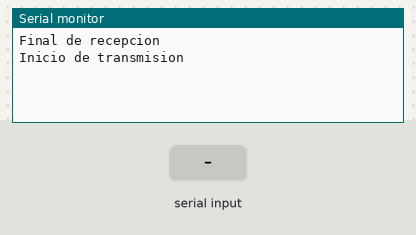
A sketch run on a simulated Arduino Mega 2560, built with avr-gcc and run on an emulated ATmega2560. On the bench: the last lines printed to the serial monitor. The inputs (shaded band) are chosen by the test bench.

Above: at 1.2 s.
1.3 s: byte 30 received over Serial
At 1.7 s:
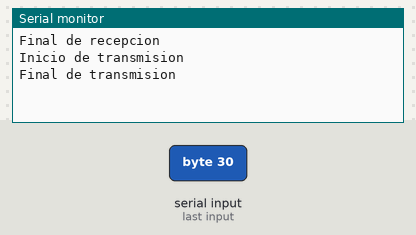
At 3.6 s:
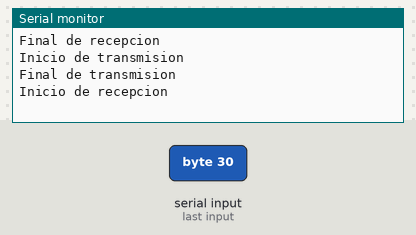

The sketch:

Half_Duplex_Sender.ino
```cpp
void setup() {
  // initialize both serial ports:
  Serial.begin(250000);
  Serial1.begin(19200);
}
byte inByte;
byte outByte;
void loop() {
  if(Serial1.available())
  {
    inByte=Serial1.read();
    while(Serial1.available()>0);Serial1.read();
    Serial.write(inByte);
  }
  Serial.write("Final de recepcion\n");
  Serial.write("Inicio de transmision\n");
  while(Serial.available()==0);
  if(Serial.available())
  {
    outByte=Serial.read();
    while(Serial.available()>0)Serial.read();
  }

  Serial2.begin(19200);

  Serial2.write(outByte);
  delay(50);
  Serial2.end();

  pinMode(16, OUTPUT);
  digitalWrite(16,LOW);
  Serial.write("Final de transmision\n");
  delay(1000);
  Serial.write("Inicio de recepcion\n");
  while(Serial1.available()==0);
}
```

Measured:
- after the input at 1.3 s, the serial monitor: prints a new line after 0.05 s (image 1)
